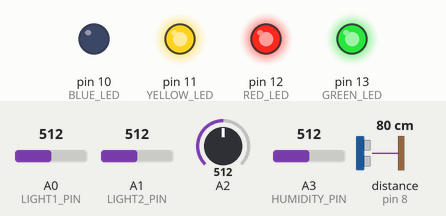
Simulated run of this sketch. Board: Arduino Uno, built with avr-gcc and run on an emulated ATmega328P. Shown: output pins drawn as LEDs (lit = HIGH). Wiring (inferred from the names in the program): ultrasonic range finder: trigger pin 7; echo pin 8. The test bench sets the inputs (shaded band); at power-on: distance to the obstacle (sensor on pin 8) 80 cm, A2 = 512, A0 (LIGHT1_PIN) = 512, A1 (LIGHT2_PIN) = 512, A3 (HUMIDITY_PIN) = 512. The echo pulse lasts 58.3 µs per cm; pins used as bus, display or sensor lines are not drawn; what the sketch prints to the serial monitor is not drawn.

Above: at 2.7 s.
2.8 s: distance to the obstacle (sensor on pin 8) set to 27 cm
4.3 s: distance to the obstacle (sensor on pin 8) set to 23 cm
At 5.3 s:
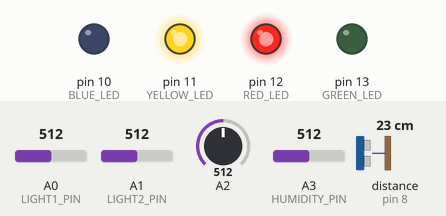
6.0 s: A2 set to 163
7.5 s: A2 set to 136
At 8.7 s:
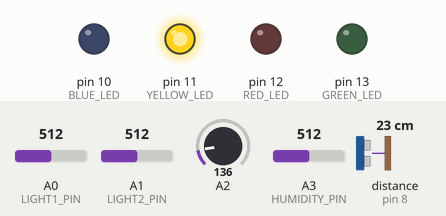
9.0 s: distance to the obstacle (sensor on pin 8) set to 35 cm
At 9.8 s:
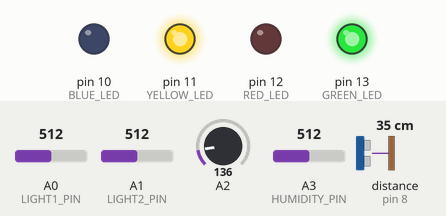
10.7 s: distance to the obstacle (sensor on pin 8) set to 2 cm
At 11.2 s:
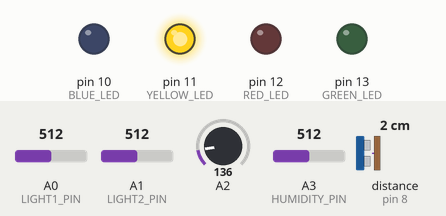
Timing chart, 0 to 13.3 s (numbered marks = the images above; inputs shaded):
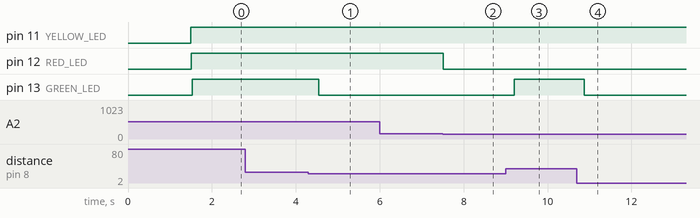

The sketch:

SHM_Scanner0_9.ino
```cpp
#define LIGHT1_PIN 0
#define LIGHT2_PIN 1
#define TEMPERATURE_PIN 2
#define HUMIDITY_PIN 3
#define TRIG_PIN 7
#define ECHO_PIN 8
#define RED_LED 12
#define GREEN_LED 13
#define BLUE_LED 10
#define YELLOW_LED 11
#define MAX_DIST 23200

#include <avr/wdt.h>

int oldV;

void setup() {
  pinMode(TRIG_PIN, OUTPUT);
  pinMode(RED_LED, OUTPUT);
  pinMode(GREEN_LED, OUTPUT);
  pinMode(YELLOW_LED, OUTPUT);
  pinMode(BLUE_LED, OUTPUT);
  digitalWrite(TRIG_PIN, LOW);
  Serial.begin(9600);
  wdt_disable();
  delay(1000);
  wdt_enable(WDTO_1S);
  delay(500);
}

void loop() {
  // **************************************************************
  // Light ( 2 sensors )
  int valoareIluminare1 = analogRead(LIGHT1_PIN);
  int valoareIluminare2 = analogRead(LIGHT2_PIN);
  Serial.print("Iluminare 1: ");
  Serial.println(valoareIluminare1, DEC);
  Serial.print("Iluminare 2: ");
  Serial.println(valoareIluminare2, DEC);
  if(valoareIluminare1 > 300 || valoareIluminare2 > 300)
    digitalWrite(YELLOW_LED, HIGH);
  else
    digitalWrite(YELLOW_LED, LOW);
  // **************************************************************

  // **************************************************************
  // Temperature
  float temperatura = readTempInCelsius(10,TEMPERATURE_PIN);
  Serial.print("Temperatura: ");
  Serial.print(temperatura);
  Serial.print("  ");
  Serial.write(176);
  Serial.println("C");
  if(temperatura > 25)
    digitalWrite(RED_LED, HIGH);
  else
    digitalWrite(RED_LED, LOW);
  // **************************************************************

  // **************************************************************
  // Humidity
  int v = analogRead(HUMIDITY_PIN);
  v = smooth(v, 0.99, oldV);
  oldV = v;
  Serial.print("Umiditate: ");
  Serial.println(v);
  if(v > 500)
    digitalWrite(BLUE_LED, HIGH);
  else
    digitalWrite(BLUE_LED, LOW);
  // **************************************************************
  wdt_reset();

  // **************************************************************
  // Ultra Sonic HC_SR04
  unsigned long t1;
  unsigned long t2;
  unsigned long pulse_width;
  float cm;
  float inches;

  // Hold the trigger pin high for at least 10 ms
  digitalWrite(TRIG_PIN, HIGH);
  delayMicroseconds(10);
  digitalWrite(TRIG_PIN, LOW);

  // Wait for pulse on echo pin
  while ( digitalRead(ECHO_PIN) == 0 );

  // Measure how long the echo pin was held high (pulse width)
  // Note: the micros() counter will overflow after ~70 min
  t1 = micros();
  while ( digitalRead(ECHO_PIN) == 1);
  t2 = micros();

  pulse_width = t2 - t1;
  cm = pulse_width / 58.0;
  inches = pulse_width / 148.0;

  if ( pulse_width > MAX_DIST )
    Serial.println("Out of range");
  else
  {
    Serial.print(cm);
    Serial.print(" cm \t");
    Serial.print(inches);
    Serial.println(" in");
  }
  if(cm > 25)
    digitalWrite(GREEN_LED, HIGH);
  else
    digitalWrite(GREEN_LED, LOW);
  // **************************************************************

  // WATCHDOG TIMER RESET
  wdt_reset();
  Serial.println();
  delay(300);
}

float readTempInCelsius(int count, int pin) {
  float temperaturaMediata = 0;
  float sumaTemperatura = 0;
  for (int i =0; i < count; i++) {
    int reading = analogRead(pin);
    float voltage = reading * 5.0;
    voltage /= 1024.0;
    float temperatureCelsius = (voltage - 0.5) * 100 ;
    sumaTemperatura = sumaTemperatura + temperatureCelsius;
  }
  return sumaTemperatura / (float)count;
}

int smooth(int data, float filterVal, float smoothedVal)
{
  if(filterVal > 1)
  {
    filterVal = 99;
  }
  else
    if (filterVal <= 0)
    {
      filterVal = 0;
    }
  smoothedVal = (data *(1 - filterVal)) + (smoothedVal * filterVal);

  return (int)smoothedVal;
}
```

Measured:
- the behaviour switches between 25 and 24 cm on distance to the obstacle (sensor on pin 8) (found by bisection; images 0 and 1)
- the behaviour switches between 154 and 153 on A2 (found by bisection; images 1 and 2)
- after the input at 2.8 s, every drawn part: stays the same
- after the input at 4.3 s, pin 13 (GREEN_LED): HIGH → LOW after 0.24 s
- after the input at 6.0 s, every drawn part: stays the same
- after the input at 7.5 s, pin 12 (RED_LED): HIGH → LOW at once
- after the input at 9.0 s, pin 13 (GREEN_LED): LOW → HIGH after 0.20 s
- after the input at 10.7 s, pin 13 (GREEN_LED): HIGH → LOW after 0.17 s
